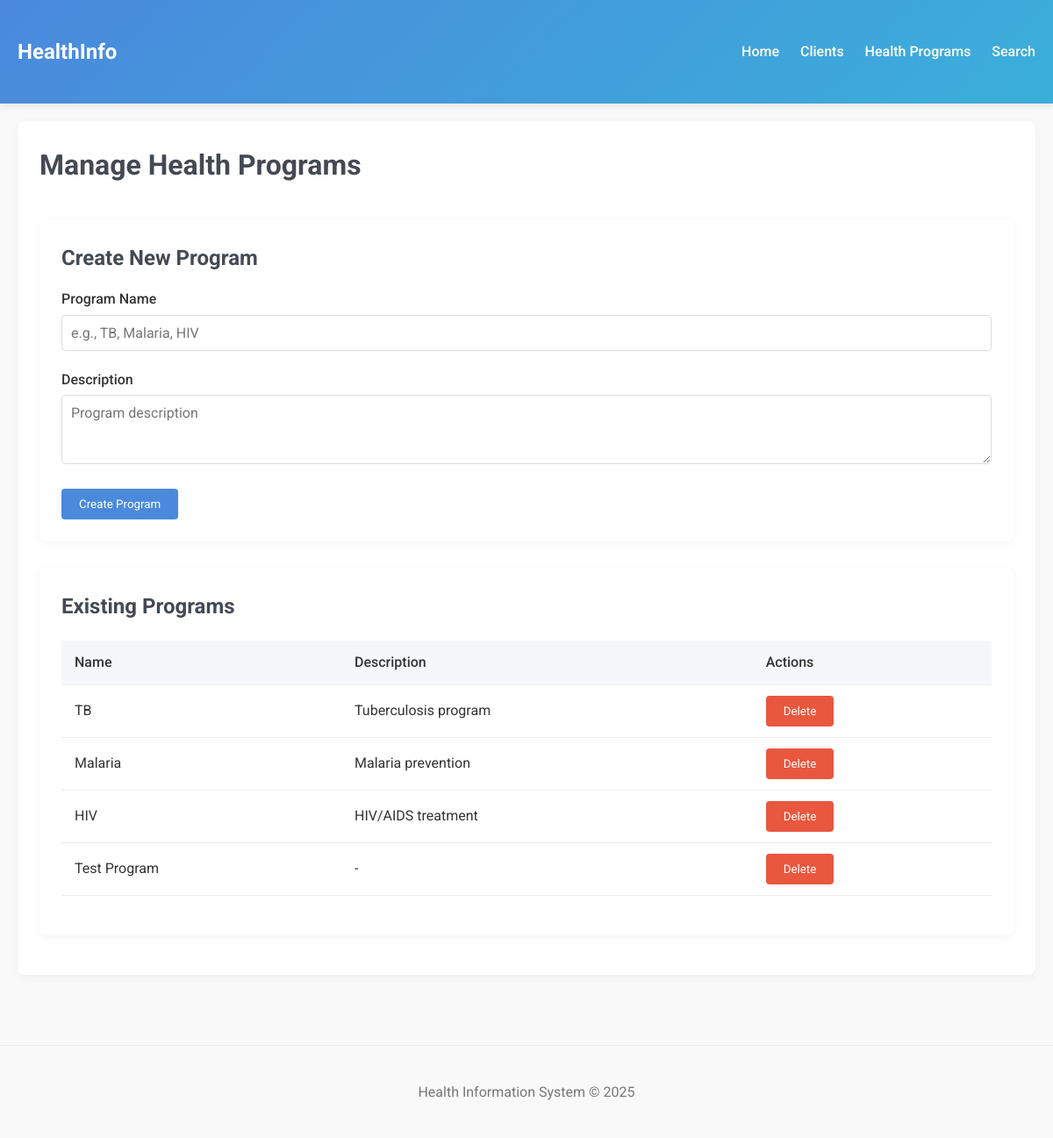
Page /programs on the committed database.
### app/models.py (models this page shows, shortened)
class HealthProgram(db.Model):
    id = db.Column(db.Integer, primary_key=True)
    name = db.Column(db.String(100), unique=True, nullable=False)
    description = db.Column(db.Text)

### app/routes.py (the view, shortened to what this page needs)
@main.route('/programs', methods=['GET', 'POST'])
def manage_programs():
    programs = HealthProgram.query.all()
    return render_template('programs/manage.html', programs=programs)

### app/templates/programs/manage.html (shortened to what this page needs)
{% extends "base.html" %}
{% block content %}
<div class="card">
    <div style="display: flex; justify-content: space-between; align-items: center; margin-bottom: 20px;">
        <h1>Manage Health Programs</h1>
    </div>
    <div class="card" style="margin-bottom: 30px;">
        <h2>Create New Program</h2>
        <form method="POST">
            <div class="form-group">
                <label for="name">Program Name</label>
                <input type="text" id="name" name="name" required class="form-control" placeholder="e.g., TB, Malaria, HIV">
            </div>
            <div class="form-group">
                <label for="description">Description</label>
                <textarea id="description" name="description" class="form-control" rows="3" placeholder="Program description"></textarea>
            </div>
            <button type="submit" class="btn">Create Program</button>
        </form>
    </div>
    <div class="card">
        <h2>Existing Programs</h2>
        {% if programs %}
        <table>
            <thead>
                <tr>
                    <th>Name</th>
                    <th>Description</th>
                    <th>Actions</th>
                </tr>
            </thead>
            <tbody>
                {% for program in programs %}
                <tr>
                    <td>{{ program.name }}</td>
                    <td>{{ program.description or '-' }}</td>
                    <td>
                        <form method="POST" action="{{ url_for('main.delete_program', program_id=program.id) }}" style="display: inline;">
                            <button type="submit" class="btn btn-danger"
                                    onclick="return confirm('Are you sure you want to delete {{ program.name }}? This cannot be undone.')">
                                Delete
                            </button>
                        </form>
                    </td>
                </tr>
                {% endfor %}
            </tbody>
        </table>
        {% else %}
        <p>No health programs have been created yet.</p>
        {% endif %}
    </div>
</div>
{% endblock %}

### app/templates/base.html (style rules this page uses)
:root { --primary: #4a89dc; --secondary: #3bafda; --success: #8cc152; --danger: #e9573f; --light: #f5f7fa; --dark: #434a54; }
* { margin: 0; padding: 0; box-sizing: border-box; font-family: 'Roboto', sans-serif; }
body { background-color: #f9f9f9; color: #333; line-height: 1.6; }
.card { background: white; border-radius: 8px; box-shadow: 0 2px 10px rgba(0,0,0,0.05); padding: 25px; margin-bottom: 20px; }
h1, h2, h3 { color: var(--dark); margin-bottom: 15px; }
.btn { display: inline-block; background: var(--primary); color: white; padding: 10px 20px; border-radius: 4px; text-decoration: none; border: none; cursor: pointer; transition: background 0.3s; }
.btn-danger { background: var(--danger); }
table { width: 100%; border-collapse: collapse; margin: 20px 0; }
th, td { padding: 12px 15px; text-align: left; border-bottom: 1px solid #eee; }
th { background-color: var(--light); font-weight: 500; }
.form-group { margin-bottom: 20px; }
label { display: block; margin-bottom: 5px; font-weight: 500; }
input, select, textarea { width: 100%; padding: 10px; border: 1px solid #ddd; border-radius: 4px; font-size: 16px; }

### rows in the picture
HealthProgram: name "TB", description "Tuberculosis program"
HealthProgram: name "Malaria", description "Malaria prevention"
HealthProgram: name "HIV", description "HIV/AIDS treatment"
HealthProgram: name "Test Program", description "-"
